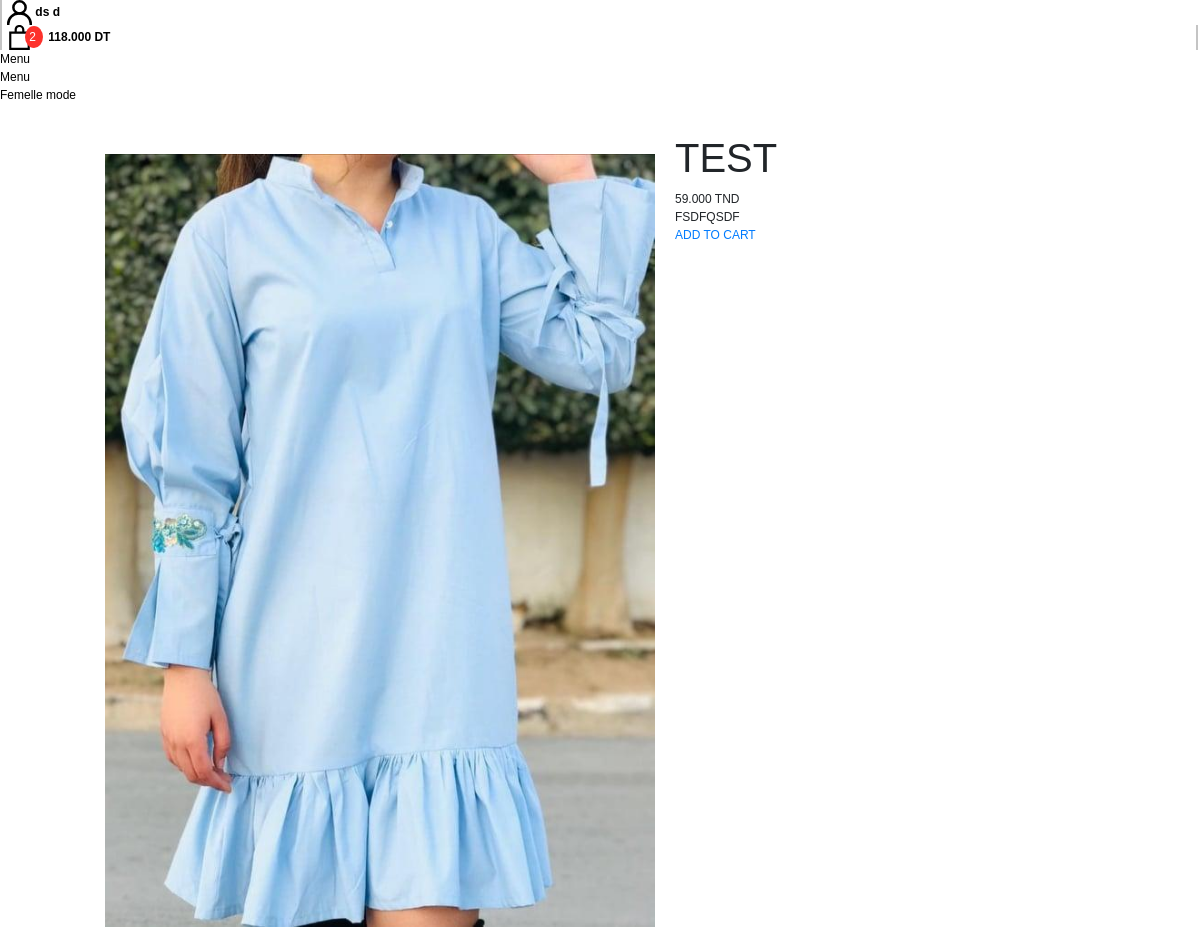
The app's page /collection/test/ (signed in) with its own data.
### users/models.py (models this page shows, shortened)
class Account(AbstractBaseUser):
	prenom 					= models.CharField(max_length=30)
	nom 					= models.CharField(max_length=30)
	phone 					= models.CharField(max_length=30)
	email 					= models.EmailField(verbose_name="email", max_length=60, unique=True)
	date_joined				= models.DateTimeField(verbose_name='date joined', auto_now_add=True)
	last_login				= models.DateTimeField(verbose_name='last login', auto_now=True)
	is_admin				= models.BooleanField(default=False)
	is_active				= models.BooleanField(default=True)
	is_staff				= models.BooleanField(default=False)
	is_superuser			= models.BooleanField(default=False)
	USERNAME_FIELD = 'email' #login field
	objects = MyAccountManager()
	def __str__(self):
		return self.email

### femalemodeapp/models.py (models this page shows, shortened)
class ArticleImage(models.Model):
    image = models.ImageField(upload_to='ArticleImgs')

class Article(models.Model):
    title = models.CharField(max_length=60)
    prix = models.DecimalField(default=0, max_digits=8, decimal_places=3)
    discount_prix = models.DecimalField(default=0, max_digits=7, decimal_places=3, null=True,blank=True)
    description = models.TextField(default='', null=True)
    label = models.TextField(default='', null=True)
    size = models.TextField(default='', null=True)
    color = models.TextField(default='', null=True)
    published = models.DateTimeField(default=datetime.datetime.now())
    images = models.ManyToManyField(ArticleImage, related_name='images')
    slug = AutoSlugField(('slug'), max_length=30, unique=True, populate_from=('title'))

### femalemodeapp/views.py (the view)
# urls.py: path('collection/<slug>/',femalemodeappviews.articleView, name='articleView'),
def articleView(request,slug):
    try:
        article = Article.objects.get(slug=slug)
    except:
        return redirect('/')
    context = {'article' : article
                }
    return render(request, 'product.html',context)

### femalemode/context_processors.py (called while the page is built, shortened)
def context_to_all_templates(request):
    quantity_of_articles = 0
    cart_total = 0
    if request.user.is_authenticated:
        biglist = OrderArticle.objects.filter(user=request.user, ordered=False)
        for element in range (len(biglist)):
            quantity_of_articles += biglist[element].quantity
            cart_total += (biglist[element].article.prix * biglist[element].quantity)
        count_articles = len(biglist)
        all_orderarticles = OrderArticle.objects.filter(user=request.user, ordered=False)
    return {'quantity_of_articles': quantity_of_articles,
            'cart_total': cart_total ,
            'count_articles': count_articles ,
            'all_orderarticles':all_orderarticles ,
            }

### templates/product.html (shortened to what this page needs)
{% extends "base.html" %}
{% load static %}
{% block content %}
        <section class="section-product">
            <div class="Product">
                <div class="Product__Gallery">
                    <div class="Product__Slideshow">
                        {% for img in article.images.all %}
                            <img src="{{ MEDIA_URL }}{{img.image.url}}">
                        {% endfor %}
                    </div>
                </div>
                <div class="Product__InfoWrapper">
                    <div class="Container">
                        <div class="ProductMeta">
                            <h1 class="ProductMeta__Title Heading u-h2">{{article.title}}</h1>
                            <div class="ProductMeta__PriceList Heading">
                                <span class="money">{{article.prix}} TND</span>
                            </div>
                                <div class="ProductMeta__Description">
                                    {{article.description|safe}}
                                </div>
                            <a href="#"  type="button" class="site-btn btn-line update-cart" data-article="{{article.id}}" data-action="up">ADD TO CART</a>
                        </div></div></div>
                </div>
        </section>
{% endblock content %}

### templates/base.html (shortened to what this page needs)
{% load static %}
<!DOCTYPE html>
<html lang="fr" data-wf-page="60ffb35d970418db2cf89e25" data-wf-site="60ffb1a292950ba4c3b0f731" class=" w-mod-js w-mod-ix">
<head>
    <link href="https://uploads-ssl.webflow.com/60ffb1a292950ba4c3b0f731/css/dima-kutsenko.webflow.719850943.min.css" rel="stylesheet" type="text/css">
    <link rel="stylesheet" href="https://stackpath.bootstrapcdn.com/bootstrap/4.4.1/css/bootstrap.min.css">
    <link rel="stylesheet" href="{% static 'static/css/base.css' %}?v={% now "HMf" %}">
    <link rel="stylesheet" href="{% static 'static/css/homepage.css' %}?v={% now "HMf" %}">
    <link rel="stylesheet" href="{% static 'static/css/other.css' %}?v={% now "HMf" %}">
</head>
<body class="body">
    <div class="nav-bar padd-10 difference is--fixed col-wh is--main" style="position: relative;">
        <div class="nav__conteiner flex-btw is--all">
            <div class="headerBar_rightnav_login">
                <a href="{% if request.user.is_authenticated %}{% url 'account' %}{%else%}{% url 'login' %}{%endif%}" target="_self">
                    <span>{% if request.user.is_authenticated %} {%if request.user.nom != '' and request.user.prenom != '' %}{{request.user.nom}} {{request.user.prenom}}{%else%}{{request.user.email}}{%endif%} {%else%}Connxion{%endif%}</span>
                </a>
            </div>
            <div class="headerBar_rightnav_cart">
                <a href="{% url 'cart' %}" target="_self">
                    <svg class="Icon Icon--cart-desktop" role="presentation" viewBox="0 0 19 23"><path d="M0 22.985V5.995L2 6v.03l17-.014v16.968H0zm17-15H2v13h15v-13zm-5-2.882c0-2.04-.493-3.203-2.5-3.203-2 0-2.5 1.164-2.5 3.203v.912H5V4.647C5 1.19 7.274 0 9.5 0 11.517 0 14 1.354 14 4.647v1.368h-2v-.912z" fill="currentColor"></path></svg>
                    <span class="cart-products-count">
                    </span>
                    {%if quantity_of_articles > 0%}
                    <span class="cart-price" >{{cart_total}} DT</span>
                    {%endif%}
                </a>
            </div>
            <div data-w-id="fd0cc08b-093d-4aa6-383a-0559852b3721" class="nav__menu overfl-hid is--all">
                <div class="nav__menu-text p col-wh">
                    <span class="hov-out is--1" style="color: black;">Menu</span>
                </div>
                <div class="nav__menu-text p-it col-wh hov-in-parent">
                    <span class="hov-in is--1" style="color: black;">Menu</span>
                </div>
            </div>
        </div>
        <div class="nav__logo-conteiner">
            <div class="nav__logo h2-it" style="color: black;">
                <a href="/" style="color: inherit;text-decoration: none;cursor: pointer;">Femelle mode</a>
            </div>
        </div>
    </div>
    {% block content %}
    {% endblock content %}
</body>
</html>

### templates/static/css/base.css (style rules this page uses)
body { font-family: 'Montserrat', sans-serif; font-size: 12px; background-color: #FFFFFF; width: 100%; height: 100%; min-height:100vh; display: block; overflow-x: hidden; }
.headerBar_rightnav_login { border-left: #C4C4C4 2px solid; padding: 0 5px; transition: 0.3s; }
.headerBar_rightnav_login a { text-decoration: none; padding: 30px 0px; }
.headerBar_rightnav_login svg { width: 25px; height: 25px; color: #000; }
.headerBar_rightnav_login span { color: #000; font-weight: 600; }
.headerBar_rightnav_cart { border-left: #C4C4C4 2px solid; border-right: #C4C4C4 2px solid; margin-right: 2px; padding: 0 5px; transition: 0.3s; }
.headerBar_rightnav_cart a { text-decoration: none; padding: 30px 0px; }
.headerBar_rightnav_cart svg { width: 25px; height: 25px; color: #000; }
.cart-products-count { font-size: 12px; color: #fff; background-color: #fd322c; border-radius: 100%; line-height: 12px; padding: 4px 4px; margin-left: -10px; }
.cart-price { padding: 0 5px; font-weight: 600; color: #000; }

### templates/static/css/other.css (style rules this page uses)
.section-product { min-height: 70vh; margin-top: 30px; margin-bottom: 80px; }
.Product { position: relative; margin: 0 auto 50px auto; max-width: 1330px; display: flex; flex-direction: row; flex-wrap: wrap; justify-content: center; }
.Product__Gallery { display: flex; flex-direction: row; flex-wrap: nowrap; }
.Product__Slideshow { max-width: 550px; height: 100%; }
.Product__Slideshow img { padding: 20px 0px; opacity: 1; max-width: 550px; }
.Product__InfoWrapper { position: -webkit-sticky; position: sticky; align-self: flex-start; top: 0; margin: 0px 20px; width: 400px; }

### templates/base.html (style rules this page uses)
@media screen and (min-width: 1200px) { body { height: 100vh !important; } }

### records on screen
Account: user.nom "ds", user.prenom "d"
ArticleImage: image (picture)
Article: title "TEST", prix "59.000", description "FSDFQSDF"

### other values on screen
{{ cart_total }} "118.000"
